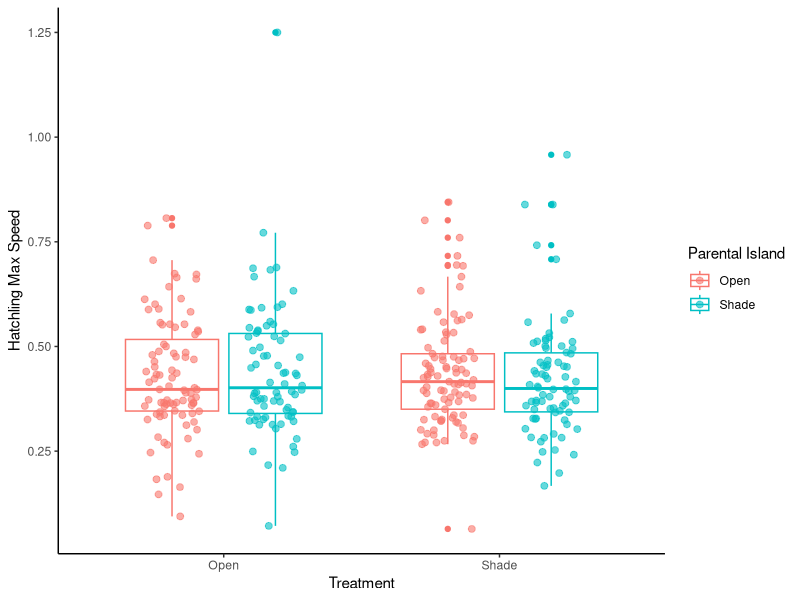
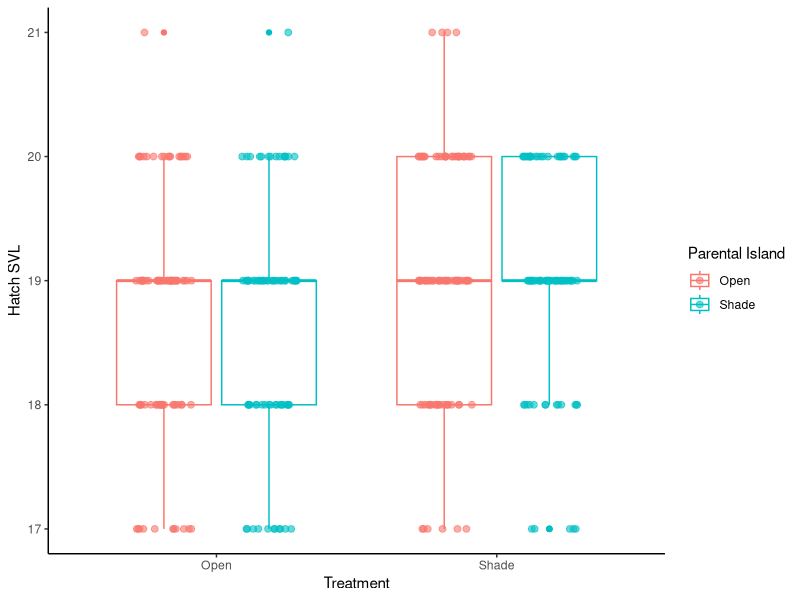
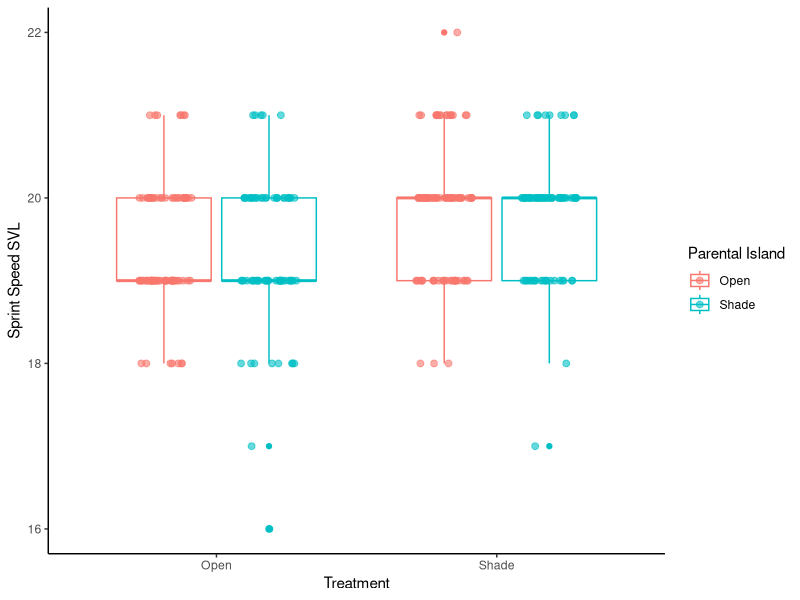
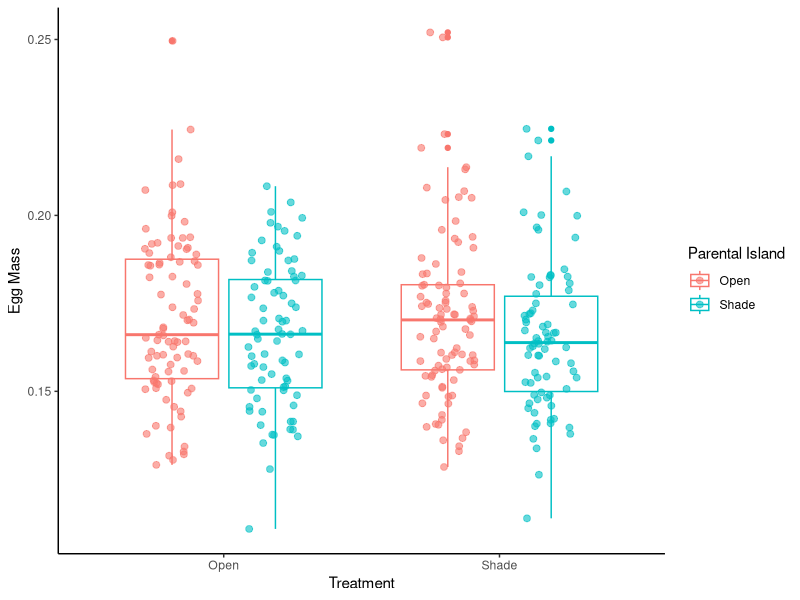
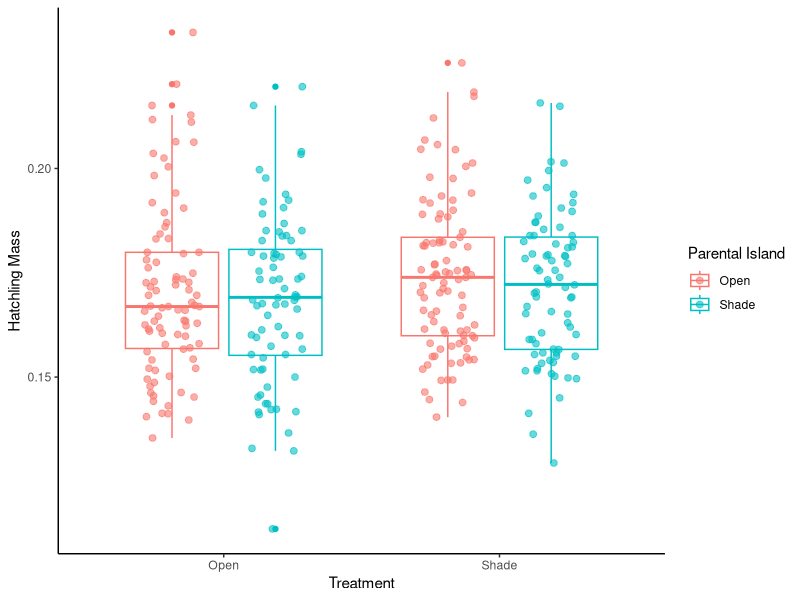
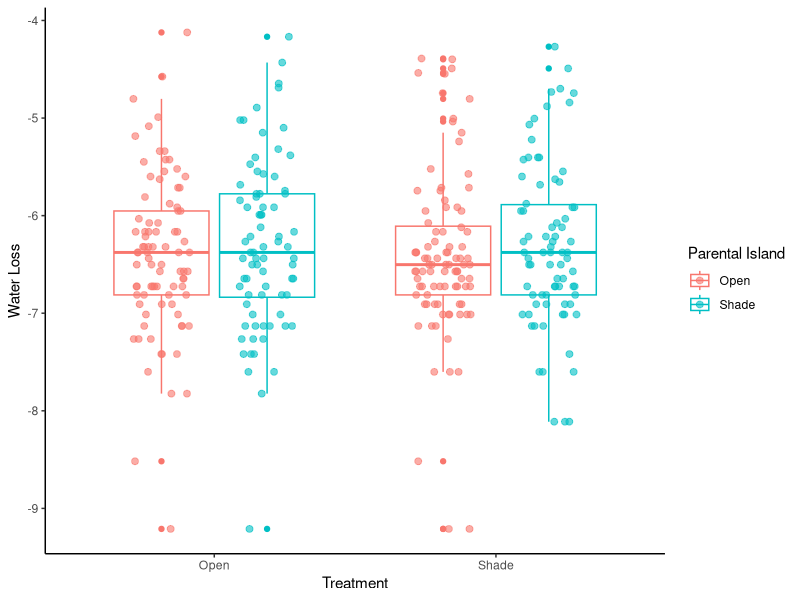

Write the R code that produced these figures, in order.
##################### Packages #####################
library(dplyr)
library(ggplot2)
######## Norris 2024 dataset
norris_dat <- read.csv("Norris2024_master_data.csv")
### Filter out individuals that died before or during experiments
norris_dat_filtered <- norris_dat %>% dplyr::filter(!(egg_id %in% c(32, 65, 107, 144, 162, 171, 225, 234,
                                                                    258, 297, 298, 307, 345, 359, 361, 365, 370,
                                                                    390, 402, 412, 416, 420, 429)))
# Remove the comments and notes columns
norris_dat_filtered_new <- norris_dat_filtered[-c(12,13)]
# Remove NAs from the entire dataset
norris_dat_filtered_new <- na.omit(norris_dat_filtered_new)

################# ggplots ##########################
View(norris_dat_filtered_new)
# Create boxplot with data points overlayed 
# Max Sprint Speed
ggplot(norris_dat_filtered_new, aes(x=treatment, y=hatchling_max_speed, color = parental_island)) +
  geom_boxplot() +
  geom_point(position = position_jitterdodge(jitter.width=0.2), size=2, alpha=0.6) +
  theme_classic() +
  xlab("Treatment") +
  ylab("Hatchling Max Speed") +
  labs(color="Parental Island")

# Create boxplot with overlayed datapoints
# Hatchling SVL
ggplot(norris_dat_filtered_new, aes(x=treatment, y=hatch_svl, color = parental_island)) +
  geom_boxplot() +
  geom_point(position = position_jitterdodge(jitter.width=0.2), size=2, alpha=0.6) +
  theme_classic() +
  xlab("Treatment") +
  ylab("Hatch SVL") +
  labs(color="Parental Island")

# Sprint Trial SVL
ggplot(norris_dat_filtered_new, aes(x=treatment, y=sprint_svl, color = parental_island)) +
  geom_boxplot() +
  geom_point(position = position_jitterdodge(jitter.width=0.2), size=2, alpha=0.6) +
  theme_classic() +
  xlab("Treatment") +
  ylab("Sprint Speed SVL") +
  labs(color="Parental Island")

# Egg Mass
ggplot(norris_dat_filtered_new, aes(x=treatment, y=egg_mass, color = parental_island)) +
  geom_boxplot() +
  geom_point(position = position_jitterdodge(jitter.width=0.2), size=2, alpha=0.6) +
  theme_classic() +
  xlab("Treatment") +
  ylab("Egg Mass") +
  labs(color="Parental Island")

# Hatchling Mass
ggplot(norris_dat_filtered_new, aes(x=treatment, y=hatch_mass, color = parental_island)) +
  geom_boxplot() +
  geom_point(position = position_jitterdodge(jitter.width=0.2), size=2, alpha=0.6) +
  theme_classic() +
  xlab("Treatment") +
  ylab("Hatchling Mass") +
  labs(color="Parental Island")

# Water Loss (change in body mass)
ggplot(norris_dat_filtered_new, aes(x=treatment, y=log(water_loss_g), color = parental_island)) +
  geom_boxplot() +
  geom_point(position = position_jitterdodge(jitter.width=0.2), size=2, alpha=0.6) +
  theme_classic() +
  xlab("Treatment") +
  ylab("Water Loss") +
  labs(color="Parental Island")











